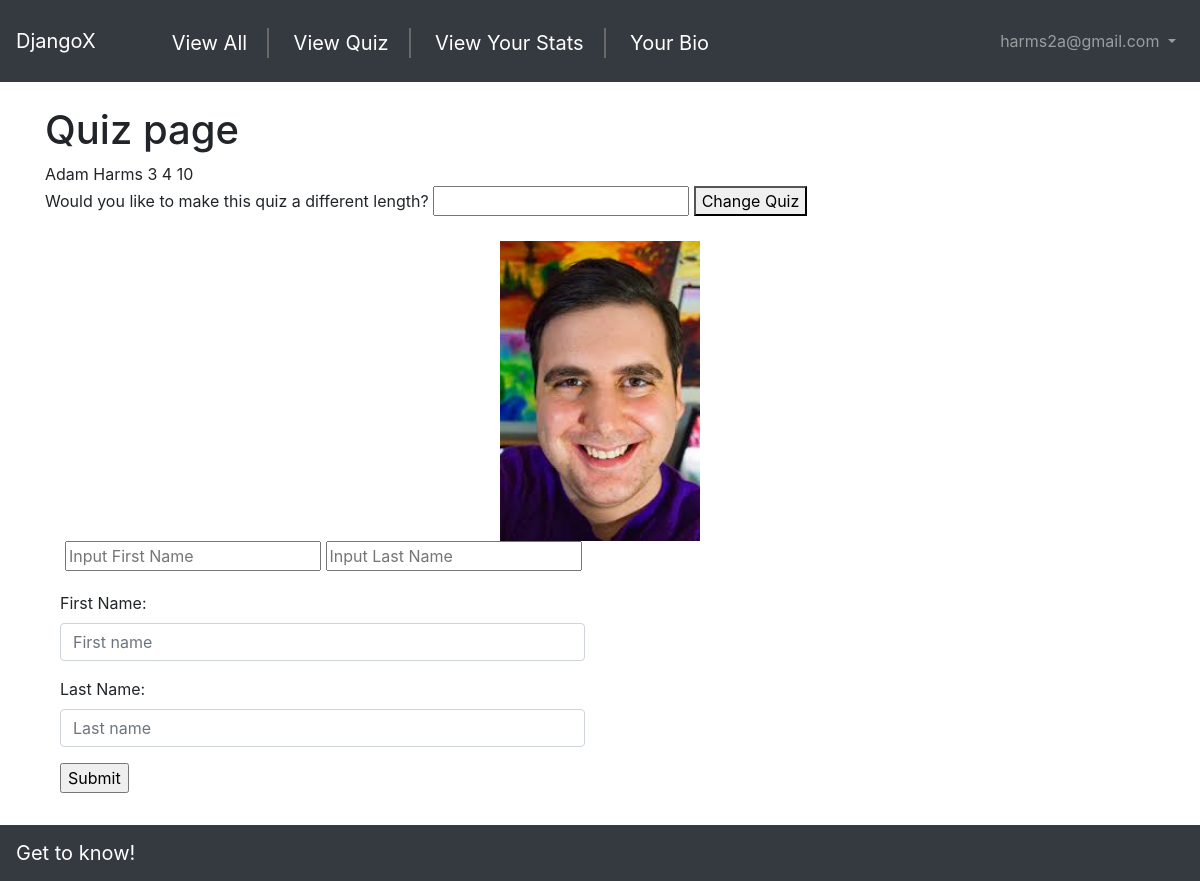
The app's page /view_quiz (signed in) with its own data.
### users/models.py (models this page shows, shortened)
class CustomUser(AbstractUser):
    bio = models.TextField(max_length=800, blank=True)
    job_title = models.CharField(max_length=100, blank=True, verbose_name='Job Title')
    dob = models.DateField(null=True, blank=True, verbose_name='Date of Birth')
    boss = models.CharField(max_length=200, blank=True)
    work_group = models.CharField(max_length=200, blank=True)
    portrait = models.ImageField(upload_to='images/', null=True, blank=True)

### pages/views.py (the view)
# urls.py: path('view_quiz', views.View_quiz, name='view_quiz'),
def View_quiz(request):
    all = CustomUser.objects.all()
    quiz_size = QUIZ_SIZE
    return render(request, 'pages/view_quiz.html', locals())

### templates/pages/view_quiz.html (shortened to what this page needs)
{% extends '_base.html' %}
{% block content %}
<h1>Quiz page</h1>
    {% for i in all %}
        {% if i.id != user.id %}
            {{ i.first_name }} {{ i.last_name }} {{ i.id }}
        {% endif %}
    {% endfor %}
    {{ quiz_size }}
    <form action="" method="POST">
        <label for="quiz_sizer">Would you like to make this quiz a different length?</label>
        <input type="number" name="quiz_sizer">
        <button type="submit">Change Quiz</button>
    </form>
    <div class="quiz_container">
    <div style="padding: 20px">
        <img style="height: 300px; width: auto" src="../../static/images/h1.jpg" alt="">
        <div class="quiz_info">
            <form action="" method="post">
                <input type="text" name="name" placeholder="Input First Name">
                <input type="text" name="name" placeholder="Input Last Name">
            </form>
        </div>
    </div>
      <form class="form-horizontal ajax_form" id="user_quiz_form" action="/employees/verify_quiz_entry/" method="post" enctype="multipart/form-data" autocomplete="off" >
        <div class="form-group" id="form-group">
            <label class="control-label col-sm-4" for="fname" >First Name:</label>
            <div class="col-sm-6">
                <input type="text" class="form-control" id="fname" placeholder="First name" name="fname" autofocus>
            </div>
        </div>
        <div class="form-group" id="form-group">
            <label class="control-label col-sm-4" for="lname">Last Name:</label>
            <div class="col-sm-6">
                <input autocomplete="off" type="text" class="form-control" id="lname" placeholder="Last name" name="lname">
            </div>
        </div>
        <div class="form-group">
            <div class="col-sm-offset-2 col-sm-10">
                <input type="submit"  class="employee_quiz_button">
            </div>
        </div>
  </form>
</div>
    <br><br><br>
</div>
{% endblock content %}

### templates/include/navbar.html (shortened to what this page needs)
  <nav class="navbar navbar-expand-md navbar-dark bg-dark mb-4">
      <a class="navbar-brand" href="{% url 'home' %}">DjangoX</a>
        <div class="menu_list">
           {% if user.is_authenticated %}
    <ul class="menu_list">
        <li><a href="{%  url 'view_all' %}">View All</a></li>
        <li><a href="{% url 'view_quiz' %}">View Quiz</a></li>
        <li><a href="">View Your Stats</a></li>
        <li><a href="{% url 'view_bio' %}">Your Bio</a></li>
    </ul>
{% endif %}
        </div>
      <div class="collapse navbar-collapse" id="navbarCollapse">
        {% if user.is_authenticated %}
          <ul class="navbar-nav ml-auto">
            <li class="nav-item">
              <a class="nav-link dropdown-toggle" href="#" id="userMenu" data-toggle="dropdown" aria-haspopup="true" aria-expanded="false">
                {{ user.email }}
              </a>
            </li>
          </ul>
        {% else %}
          <form class="form-inline ml-auto">
            <a href="{% url 'account_login' %}" class="btn btn-outline-secondary">Log in</a>
            <a href="{% url 'account_signup' %}" class="btn btn-primary ml-2">Sign up</a>
          </form>
        {% endif %}
      </div>
    </nav>

### static/css/base.css (style rules this page uses)
.menu_list { list-style-type: none; text-align: center; padding-top: 10px; }
.menu_list li { display: inline-block; padding: 0 20px; font-size: 1.25em; border-right: 2px solid dimgrey; color: white; }
.menu_list ul li a { color: white; }
.menu_list li:last-child { padding-right: 0; border-right: none; }
img { display: block; margin-left: auto; margin-right: auto; width: 75% }

### records on screen
CustomUser: email "harms2a@gmail.com"
CustomUser: first_name "Adam", last_name "Harms", id "3"
CustomUser: id "4"

### other values on screen
{{ quiz_size }} "10"
